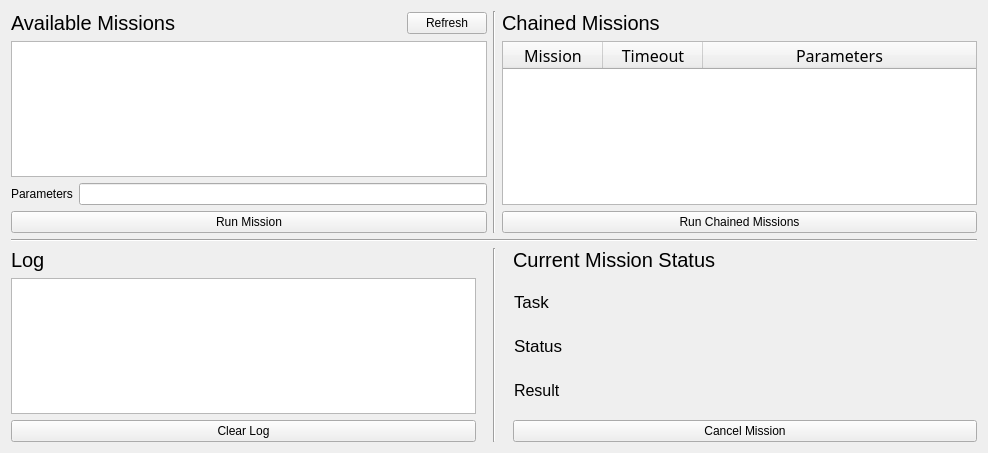
<?xml version="1.0" encoding="UTF-8"?>
<ui version="4.0">
 <class>dashboard_widget</class>
 <widget class="QWidget" name="dashboard_widget">
  <property name="geometry">
   <rect>
    <x>0</x>
    <y>0</y>
    <width>988</width>
    <height>453</height>
   </rect>
  </property>
  <property name="minimumSize">
   <size>
    <width>0</width>
    <height>0</height>
   </size>
  </property>
  <property name="maximumSize">
   <size>
    <width>16777215</width>
    <height>16777215</height>
   </size>
  </property>
  <property name="windowTitle">
   <string>Dashboard</string>
  </property>
  <layout class="QHBoxLayout" name="horizontalLayout">
   <item>
    <layout class="QVBoxLayout" name="verticalLayout_4">
     <item>
      <layout class="QHBoxLayout" name="horizontalLayout_5">
       <item>
        <layout class="QVBoxLayout" name="verticalLayout_5">
         <item>
          <layout class="QHBoxLayout" name="horizontalLayout_3">
           <item>
            <widget class="QLabel" name="label">
             <property name="font">
              <font>
               <pointsize>15</pointsize>
              </font>
             </property>
             <property name="text">
              <string>Available Missions</string>
             </property>
            </widget>
           </item>
           <item>
            <spacer name="horizontalSpacer">
             <property name="orientation">
              <enum>Qt::Horizontal</enum>
             </property>
             <property name="sizeHint" stdset="0">
              <size>
               <width>40</width>
               <height>20</height>
              </size>
             </property>
            </spacer>
           </item>
           <item>
            <widget class="QPushButton" name="refresh_missions_button">
             <property name="text">
              <string>Refresh</string>
             </property>
            </widget>
           </item>
          </layout>
         </item>
         <item>
          <widget class="QListWidget" name="available_missions">
           <property name="font">
            <font>
             <family>Monospace</family>
             <pointsize>15</pointsize>
            </font>
           </property>
          </widget>
         </item>
         <item>
          <layout class="QHBoxLayout" name="horizontalLayout_4">
           <item>
            <widget class="QLabel" name="label_4">
             <property name="text">
              <string>Parameters</string>
             </property>
            </widget>
           </item>
           <item>
            <widget class="QLineEdit" name="single_mission_parameters"/>
           </item>
          </layout>
         </item>
         <item>
          <widget class="QPushButton" name="single_mission_button">
           <property name="text">
            <string>Run Mission</string>
           </property>
          </widget>
         </item>
        </layout>
       </item>
       <item>
        <widget class="Line" name="line_4">
         <property name="orientation">
          <enum>Qt::Vertical</enum>
         </property>
        </widget>
       </item>
       <item>
        <layout class="QVBoxLayout" name="verticalLayout_6">
         <item>
          <widget class="QLabel" name="label_2">
           <property name="font">
            <font>
             <pointsize>15</pointsize>
            </font>
           </property>
           <property name="text">
            <string>Chained Missions</string>
           </property>
          </widget>
         </item>
         <item>
          <widget class="QTableWidget" name="chained_missions_table">
           <attribute name="horizontalHeaderShowSortIndicator" stdset="0">
            <bool>false</bool>
           </attribute>
           <attribute name="horizontalHeaderStretchLastSection">
            <bool>true</bool>
           </attribute>
           <attribute name="verticalHeaderShowSortIndicator" stdset="0">
            <bool>false</bool>
           </attribute>
           <column>
            <property name="text">
             <string>Mission</string>
            </property>
            <property name="font">
             <font>
              <family>Sans Serif</family>
              <pointsize>12</pointsize>
             </font>
            </property>
           </column>
           <column>
            <property name="text">
             <string>Timeout</string>
            </property>
            <property name="font">
             <font>
              <family>Sans Serif</family>
              <pointsize>12</pointsize>
             </font>
            </property>
           </column>
           <column>
            <property name="text">
             <string>Parameters</string>
            </property>
            <property name="font">
             <font>
              <family>Sans Serif</family>
              <pointsize>12</pointsize>
             </font>
            </property>
           </column>
          </widget>
         </item>
         <item>
          <widget class="QPushButton" name="run_chained_button">
           <property name="text">
            <string>Run Chained Missions</string>
           </property>
          </widget>
         </item>
        </layout>
       </item>
      </layout>
     </item>
     <item>
      <widget class="Line" name="line">
       <property name="orientation">
        <enum>Qt::Horizontal</enum>
       </property>
      </widget>
     </item>
     <item>
      <layout class="QHBoxLayout" name="horizontalLayout_2">
       <item>
        <layout class="QVBoxLayout" name="verticalLayout_2">
         <item>
          <widget class="QLabel" name="label_6">
           <property name="font">
            <font>
             <pointsize>15</pointsize>
            </font>
           </property>
           <property name="text">
            <string>Log</string>
           </property>
          </widget>
         </item>
         <item>
          <widget class="QListWidget" name="log_list">
           <property name="sizePolicy">
            <sizepolicy hsizetype="Preferred" vsizetype="Expanding">
             <horstretch>0</horstretch>
             <verstretch>0</verstretch>
            </sizepolicy>
           </property>
           <property name="font">
            <font>
             <family>Monospace</family>
             <pointsize>11</pointsize>
            </font>
           </property>
          </widget>
         </item>
         <item>
          <widget class="QPushButton" name="clear_log_button">
           <property name="text">
            <string>Clear Log</string>
           </property>
          </widget>
         </item>
        </layout>
       </item>
       <item>
        <widget class="Line" name="line_5">
         <property name="sizePolicy">
          <sizepolicy hsizetype="Fixed" vsizetype="Minimum">
           <horstretch>0</horstretch>
           <verstretch>0</verstretch>
          </sizepolicy>
         </property>
         <property name="minimumSize">
          <size>
           <width>25</width>
           <height>0</height>
          </size>
         </property>
         <property name="orientation">
          <enum>Qt::Vertical</enum>
         </property>
        </widget>
       </item>
       <item>
        <layout class="QVBoxLayout" name="verticalLayout">
         <item>
          <widget class="QLabel" name="label_8">
           <property name="sizePolicy">
            <sizepolicy hsizetype="Preferred" vsizetype="Fixed">
             <horstretch>0</horstretch>
             <verstretch>0</verstretch>
            </sizepolicy>
           </property>
           <property name="font">
            <font>
             <pointsize>15</pointsize>
            </font>
           </property>
           <property name="text">
            <string>Current Mission Status</string>
           </property>
          </widget>
         </item>
         <item>
          <layout class="QGridLayout" name="gridLayout">
           <property name="sizeConstraint">
            <enum>QLayout::SetDefaultConstraint</enum>
           </property>
           <property name="leftMargin">
            <number>1</number>
           </property>
           <property name="topMargin">
            <number>1</number>
           </property>
           <property name="rightMargin">
            <number>1</number>
           </property>
           <property name="bottomMargin">
            <number>1</number>
           </property>
           <property name="spacing">
            <number>0</number>
           </property>
           <item row="1" column="0">
            <widget class="QLabel" name="label_9">
             <property name="font">
              <font>
               <pointsize>13</pointsize>
              </font>
             </property>
             <property name="text">
              <string>Status</string>
             </property>
            </widget>
           </item>
           <item row="1" column="1">
            <widget class="QLabel" name="current_status_label">
             <property name="font">
              <font>
               <pointsize>12</pointsize>
              </font>
             </property>
             <property name="text">
              <string/>
             </property>
            </widget>
           </item>
           <item row="0" column="1">
            <widget class="QLabel" name="current_task_label">
             <property name="font">
              <font>
               <pointsize>12</pointsize>
              </font>
             </property>
             <property name="text">
              <string/>
             </property>
            </widget>
           </item>
           <item row="0" column="0">
            <widget class="QLabel" name="label_5">
             <property name="font">
              <font>
               <pointsize>13</pointsize>
              </font>
             </property>
             <property name="text">
              <string>Task</string>
             </property>
            </widget>
           </item>
           <item row="2" column="0">
            <widget class="QLabel" name="label_10">
             <property name="font">
              <font>
               <pointsize>12</pointsize>
              </font>
             </property>
             <property name="text">
              <string>Result</string>
             </property>
            </widget>
           </item>
           <item row="2" column="1">
            <widget class="QLabel" name="result_label">
             <property name="font">
              <font>
               <pointsize>12</pointsize>
              </font>
             </property>
             <property name="text">
              <string/>
             </property>
            </widget>
           </item>
          </layout>
         </item>
         <item>
          <widget class="QPushButton" name="cancel_mission_button">
           <property name="text">
            <string>Cancel Mission</string>
           </property>
          </widget>
         </item>
        </layout>
       </item>
      </layout>
     </item>
    </layout>
   </item>
  </layout>
 </widget>
 <resources/>
 <connections/>
</ui>
